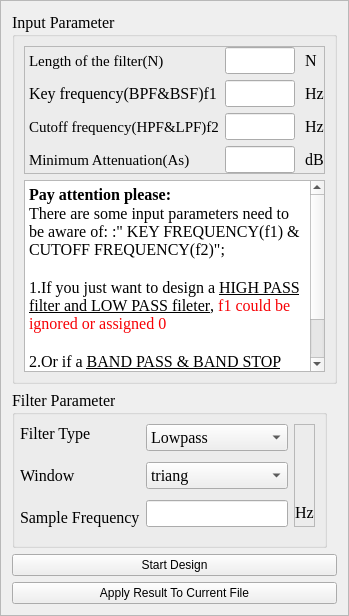
           <widget class="QFrame" name="frame_50">
            <property name="sizePolicy">
             <sizepolicy hsizetype="Preferred" vsizetype="Expanding">
              <horstretch>0</horstretch>
              <verstretch>0</verstretch>
             </sizepolicy>
            </property>
            <property name="minimumSize">
             <size>
              <width>321</width>
              <height>440</height>
             </size>
            </property>
            <property name="frameShape">
             <enum>QFrame::StyledPanel</enum>
            </property>
            <property name="frameShadow">
             <enum>QFrame::Raised</enum>
            </property>
            <layout class="QVBoxLayout" name="verticalLayout_37">
             <item>
              <widget class="QGroupBox" name="groupBox_17">
               <property name="sizePolicy">
                <sizepolicy hsizetype="Fixed" vsizetype="Minimum">
                 <horstretch>0</horstretch>
                 <verstretch>0</verstretch>
                </sizepolicy>
               </property>
               <property name="minimumSize">
                <size>
                 <width>301</width>
                 <height>180</height>
                </size>
               </property>
               <property name="font">
                <font>
                 <family>Times New Roman</family>
                 <pointsize>12</pointsize>
                </font>
               </property>
               <property name="title">
                <string>Input Parameter</string>
               </property>
               <layout class="QVBoxLayout" name="verticalLayout_12">
                <item>
                 <widget class="QFrame" name="frame_5">
                  <property name="frameShape">
                   <enum>QFrame::StyledPanel</enum>
                  </property>
                  <property name="frameShadow">
                   <enum>QFrame::Raised</enum>
                  </property>
                  <layout class="QHBoxLayout" name="horizontalLayout_16">
                   <property name="leftMargin">
                    <number>0</number>
                   </property>
                   <property name="topMargin">
                    <number>0</number>
                   </property>
                   <property name="rightMargin">
                    <number>0</number>
                   </property>
                   <property name="bottomMargin">
                    <number>0</number>
                   </property>
                   <item>
                    <layout class="QVBoxLayout" name="verticalLayout_39">
                     <property name="leftMargin">
                      <number>4</number>
                     </property>
                     <item>
                      <widget class="QLabel" name="label_73">
                       <property name="font">
                        <font>
                         <family>Times New Roman</family>
                         <pointsize>11</pointsize>
                        </font>
                       </property>
                       <property name="text">
                        <string>Length of the filter(N)</string>
                       </property>
                      </widget>
                     </item>
                     <item>
                      <widget class="QLabel" name="label_16">
                       <property name="text">
                        <string>Key frequency(BPF&amp;BSF)f1</string>
                       </property>
                      </widget>
                     </item>
                     <item>
                      <widget class="QLabel" name="label_74">
                       <property name="font">
                        <font>
                         <family>Times New Roman</family>
                         <pointsize>11</pointsize>
                        </font>
                       </property>
                       <property name="text">
                        <string>Cutoff frequency(HPF&amp;LPF)f2</string>
                       </property>
                      </widget>
                     </item>
                     <item>
                      <widget class="QLabel" name="label_76">
                       <property name="font">
                        <font>
                         <family>Times New Roman</family>
                         <pointsize>11</pointsize>
                        </font>
                       </property>
                       <property name="text">
                        <string>Minimum Attenuation(As)</string>
                       </property>
                      </widget>
                     </item>
                    </layout>
                   </item>
                   <item>
                    <layout class="QVBoxLayout" name="verticalLayout_38">
                     <item>
                      <widget class="QLineEdit" name="lineEdit_16">
                       <property name="sizePolicy">
                        <sizepolicy hsizetype="Fixed" vsizetype="Fixed">
                         <horstretch>0</horstretch>
                         <verstretch>0</verstretch>
                        </sizepolicy>
                       </property>
                       <property name="maximumSize">
                        <size>
                         <width>70</width>
                         <height>16777215</height>
                        </size>
                       </property>
                      </widget>
                     </item>
                     <item>
                      <widget class="QLineEdit" name="lineEdit_17">
                       <property name="sizePolicy">
                        <sizepolicy hsizetype="Fixed" vsizetype="Fixed">
                         <horstretch>0</horstretch>
                         <verstretch>0</verstretch>
                        </sizepolicy>
                       </property>
                       <property name="maximumSize">
                        <size>
                         <width>70</width>
                         <height>16777215</height>
                        </size>
                       </property>
                      </widget>
                     </item>
                     <item>
                      <widget class="QLineEdit" name="lineEdit_6">
                       <property name="sizePolicy">
                        <sizepolicy hsizetype="Fixed" vsizetype="Fixed">
                         <horstretch>0</horstretch>
                         <verstretch>0</verstretch>
                        </sizepolicy>
                       </property>
                       <property name="maximumSize">
                        <size>
                         <width>70</width>
                         <height>16777215</height>
                        </size>
                       </property>
                      </widget>
                     </item>
                     <item>
                      <widget class="QLineEdit" name="lineEdit_19">
                       <property name="sizePolicy">
                        <sizepolicy hsizetype="Expanding" vsizetype="Fixed">
                         <horstretch>0</horstretch>
                         <verstretch>0</verstretch>
                        </sizepolicy>
                       </property>
                       <property name="maximumSize">
                        <size>
                         <width>70</width>
                         <height>16777215</height>
                        </size>
                       </property>
                      </widget>
                     </item>
                    </layout>
                   </item>
                   <item>
                    <layout class="QVBoxLayout" name="verticalLayout_40">
                     <item>
                      <widget class="QLabel" name="label_78">
                       <property name="text">
                        <string> N</string>
                       </property>
                      </widget>
                     </item>
                     <item>
                      <widget class="QLabel" name="label_24">
                       <property name="text">
                        <string> Hz</string>
                       </property>
                      </widget>
                     </item>
                     <item>
                      <widget class="QLabel" name="label_79">
                       <property name="text">
                        <string> Hz</string>
                       </property>
                      </widget>
                     </item>
                     <item>
                      <widget class="QLabel" name="label_81">
                       <property name="text">
                        <string> dB</string>
                       </property>
                      </widget>
                     </item>
                    </layout>
                   </item>
                  </layout>
                 </widget>
                </item>
                <item>
                 <widget class="QTextBrowser" name="textBrowser_4">
                  <property name="html">
                   <string>&lt;!DOCTYPE HTML PUBLIC &quot;-//W3C//DTD HTML 4.0//EN&quot; &quot;http://www.w3.org/TR/REC-html40/strict.dtd&quot;&gt;
&lt;html&gt;&lt;head&gt;&lt;meta name=&quot;qrichtext&quot; content=&quot;1&quot; /&gt;&lt;style type=&quot;text/css&quot;&gt;
p, li { white-space: pre-wrap; }
&lt;/style&gt;&lt;/head&gt;&lt;body style=&quot; font-family:'Times New Roman','Times New Roman','Times New Roman'; font-size:12pt; font-weight:400; font-style:normal;&quot;&gt;
&lt;p style=&quot; margin-top:0px; margin-bottom:0px; margin-left:0px; margin-right:0px; -qt-block-indent:0; text-indent:0px;&quot;&gt;&lt;span style=&quot; font-weight:600;&quot;&gt;Pay attention please:&lt;/span&gt;&lt;/p&gt;
&lt;p style=&quot; margin-top:0px; margin-bottom:0px; margin-left:0px; margin-right:0px; -qt-block-indent:0; text-indent:0px;&quot;&gt;There are some input parameters need to be aware of: :&amp;quot; KEY FREQUENCY(f1) &amp;amp; CUTOFF FREQUENCY(f2)&amp;quot;;&lt;/p&gt;
&lt;p style=&quot;-qt-paragraph-type:empty; margin-top:0px; margin-bottom:0px; margin-left:0px; margin-right:0px; -qt-block-indent:0; text-indent:0px;&quot;&gt;&lt;br /&gt;&lt;/p&gt;
&lt;p style=&quot; margin-top:0px; margin-bottom:0px; margin-left:0px; margin-right:0px; -qt-block-indent:0; text-indent:0px;&quot;&gt;1.If you just want to design a &lt;span style=&quot; text-decoration: underline;&quot;&gt;HIGH PASS filter and LOW PASS fileter&lt;/span&gt;, &lt;span style=&quot; color:#f70004;&quot;&gt;f1 could be ignored or assigned 0&lt;/span&gt;&lt;/p&gt;
&lt;p style=&quot;-qt-paragraph-type:empty; margin-top:0px; margin-bottom:0px; margin-left:0px; margin-right:0px; -qt-block-indent:0; text-indent:0px; color:#f70004;&quot;&gt;&lt;br /&gt;&lt;/p&gt;
&lt;p style=&quot; margin-top:0px; margin-bottom:0px; margin-left:0px; margin-right:0px; -qt-block-indent:0; text-indent:0px;&quot;&gt;2.Or if a &lt;span style=&quot; text-decoration: underline;&quot;&gt;BAND PASS &amp;amp; BAND STOP filter&lt;/span&gt;, please fill those two text browser in order from &lt;span style=&quot; color:#fd0206;&quot;&gt;SMALL TO LARGE of FREQUENCY&lt;/span&gt;&lt;/p&gt;&lt;/body&gt;&lt;/html&gt;</string>
                  </property>
                 </widget>
                </item>
               </layout>
              </widget>
             </item>
             <item>
              <widget class="QGroupBox" name="groupBox_18">
               <property name="sizePolicy">
                <sizepolicy hsizetype="Fixed" vsizetype="Fixed">
                 <horstretch>0</horstretch>
                 <verstretch>0</verstretch>
                </sizepolicy>
               </property>
               <property name="minimumSize">
                <size>
                 <width>301</width>
                 <height>100</height>
                </size>
               </property>
               <property name="font">
                <font>
                 <family>Times New Roman</family>
                 <pointsize>12</pointsize>
                </font>
               </property>
               <property name="title">
                <string>Filter Parameter</string>
               </property>
               <layout class="QHBoxLayout" name="horizontalLayout_51">
                <property name="spacing">
                 <number>6</number>
                </property>
                <property name="leftMargin">
                 <number>1</number>
                </property>
                <property name="bottomMargin">
                 <number>18</number>
                </property>
                <item>
                 <layout class="QVBoxLayout" name="verticalLayout_41">
                  <property name="spacing">
                   <number>23</number>
                  </property>
                  <property name="leftMargin">
                   <number>4</number>
                  </property>
                  <item>
                   <widget class="QLabel" name="label_82">
                    <property name="sizePolicy">
                     <sizepolicy hsizetype="Expanding" vsizetype="Expanding">
                      <horstretch>0</horstretch>
                      <verstretch>0</verstretch>
                     </sizepolicy>
                    </property>
                    <property name="font">
                     <font>
                      <family>Times New Roman</family>
                      <pointsize>12</pointsize>
                     </font>
                    </property>
                    <property name="text">
                     <string>Filter Type</string>
                    </property>
                   </widget>
                  </item>
                  <item>
                   <widget class="QLabel" name="label_83">
                    <property name="sizePolicy">
                     <sizepolicy hsizetype="Expanding" vsizetype="Expanding">
                      <horstretch>0</horstretch>
                      <verstretch>0</verstretch>
                     </sizepolicy>
                    </property>
                    <property name="font">
                     <font>
                      <family>Times New Roman</family>
                      <pointsize>12</pointsize>
                     </font>
                    </property>
                    <property name="text">
                     <string>Window</string>
                    </property>
                   </widget>
                  </item>
                  <item>
                   <widget class="QLabel" name="label_84">
                    <property name="text">
                     <string>Sample Frequency</string>
                    </property>
                   </widget>
                  </item>
                 </layout>
                </item>
                <item>
                 <layout class="QVBoxLayout" name="verticalLayout_42">
                  <property name="spacing">
                   <number>11</number>
                  </property>
                  <item>
                   <widget class="QComboBox" name="comboBox_8">
                    <property name="sizePolicy">
                     <sizepolicy hsizetype="Expanding" vsizetype="Fixed">
                      <horstretch>0</horstretch>
                      <verstretch>0</verstretch>
                     </sizepolicy>
                    </property>
                    <item>
                     <property name="text">
                      <string>Lowpass</string>
                     </property>
                    </item>
                    <item>
                     <property name="text">
                      <string>Highpass</string>
                     </property>
                    </item>
                    <item>
                     <property name="text">
                      <string>Bandpass</string>
                     </property>
                    </item>
                    <item>
                     <property name="text">
                      <string>Band-stop pass</string>
                     </property>
                    </item>
                   </widget>
                  </item>
                  <item>
                   <widget class="QComboBox" name="comboBox_9">
                    <property name="sizePolicy">
                     <sizepolicy hsizetype="Expanding" vsizetype="Fixed">
                      <horstretch>0</horstretch>
                      <verstretch>0</verstretch>
                     </sizepolicy>
                    </property>
                    <item>
                     <property name="text">
                      <string>triang</string>
                     </property>
                    </item>
                    <item>
                     <property name="text">
                      <string>hamming</string>
                     </property>
                    </item>
                    <item>
                     <property name="text">
                      <string>bartlett</string>
                     </property>
                    </item>
                    <item>
                     <property name="text">
                      <string>kaiser</string>
                     </property>
                    </item>
                    <item>
                     <property name="text">
                      <string>blackman</string>
                     </property>
                    </item>
                    <item>
                     <property name="text">
                      <string>hann</string>
                     </property>
                    </item>
                   </widget>
                  </item>
                  <item>
                   <widget class="QLineEdit" name="lineEdit_20"/>
                  </item>
                 </layout>
                </item>
                <item>
                 <widget class="QFrame" name="frame_51">
                  <property name="minimumSize">
                   <size>
                    <width>21</width>
                    <height>0</height>
                   </size>
                  </property>
                  <property name="frameShape">
                   <enum>QFrame::StyledPanel</enum>
                  </property>
                  <property name="frameShadow">
                   <enum>QFrame::Raised</enum>
                  </property>
                  <widget class="QLabel" name="label_85">
                   <property name="geometry">
                    <rect>
                     <x>0</x>
                     <y>80</y>
                     <width>21</width>
                     <height>16</height>
                    </rect>
                   </property>
                   <property name="text">
                    <string>Hz</string>
                   </property>
                   <property name="alignment">
                    <set>Qt::AlignCenter</set>
                   </property>
                  </widget>
                 </widget>
                </item>
               </layout>
              </widget>
             </item>
             <item>
              <widget class="QPushButton" name="pushButton_18">
               <property name="text">
                <string>Start Design</string>
               </property>
              </widget>
             </item>
             <item>
              <widget class="QPushButton" name="pushButton_19">
               <property name="text">
                <string>Apply Result To Current File</string>
               </property>
              </widget>
             </item>
            </layout>
           </widget>
